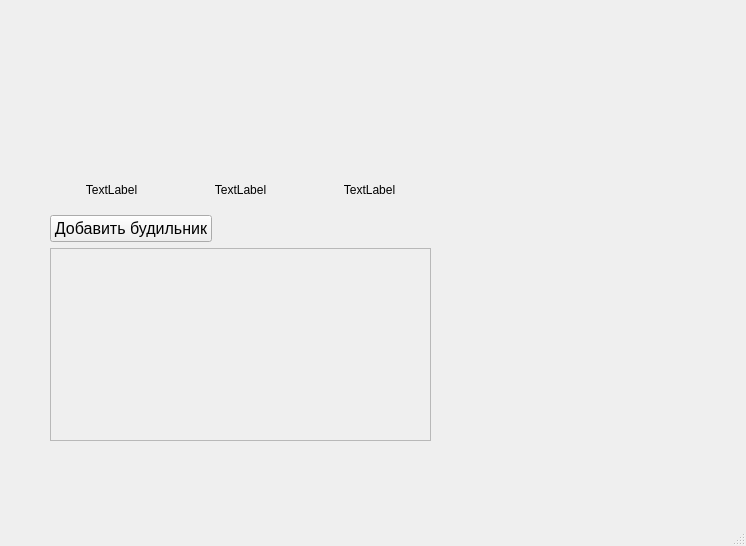
<?xml version="1.0" encoding="UTF-8"?>
<ui version="4.0">
 <class>MainWindow</class>
 <widget class="QMainWindow" name="MainWindow">
  <property name="geometry">
   <rect>
    <x>0</x>
    <y>0</y>
    <width>746</width>
    <height>546</height>
   </rect>
  </property>
  <property name="windowTitle">
   <string>MainWindow</string>
  </property>
  <widget class="QWidget" name="centralwidget">
   <widget class="QWidget" name="">
    <property name="geometry">
     <rect>
      <x>50</x>
      <y>10</y>
      <width>381</width>
      <height>431</height>
     </rect>
    </property>
    <layout class="QVBoxLayout" name="verticalLayout" stretch="4,1,1,5">
     <item>
      <widget class="QWidget" name="Wclock_dial" native="true"/>
     </item>
     <item>
      <layout class="QHBoxLayout" name="horizontalLayout_2">
       <item>
        <widget class="QLabel" name="Wlable">
         <property name="text">
          <string>TextLabel</string>
         </property>
         <property name="alignment">
          <set>Qt::AlignCenter</set>
         </property>
        </widget>
       </item>
       <item>
        <widget class="QLabel" name="Wd_h_p">
         <property name="text">
          <string>TextLabel</string>
         </property>
         <property name="alignment">
          <set>Qt::AlignCenter</set>
         </property>
        </widget>
       </item>
       <item>
        <widget class="QLabel" name="Wh_left">
         <property name="text">
          <string>TextLabel</string>
         </property>
         <property name="alignment">
          <set>Qt::AlignCenter</set>
         </property>
        </widget>
       </item>
      </layout>
     </item>
     <item>
      <layout class="QHBoxLayout" name="horizontalLayout" stretch="1,2">
       <item>
        <widget class="QPushButton" name="Wadd_alarm">
         <property name="font">
          <font>
           <pointsize>12</pointsize>
          </font>
         </property>
         <property name="text">
          <string>Добавить будильник</string>
         </property>
        </widget>
       </item>
       <item>
        <spacer name="horizontalSpacer">
         <property name="orientation">
          <enum>Qt::Horizontal</enum>
         </property>
         <property name="sizeHint" stdset="0">
          <size>
           <width>40</width>
           <height>20</height>
          </size>
         </property>
        </spacer>
       </item>
      </layout>
     </item>
     <item>
      <widget class="QScrollArea" name="Walarm">
       <property name="widgetResizable">
        <bool>true</bool>
       </property>
       <widget class="QWidget" name="scrollAreaWidgetContents">
        <property name="geometry">
         <rect>
          <x>0</x>
          <y>0</y>
          <width>377</width>
          <height>185</height>
         </rect>
        </property>
       </widget>
      </widget>
     </item>
    </layout>
   </widget>
  </widget>
  <widget class="QMenuBar" name="menuBar">
   <property name="geometry">
    <rect>
     <x>0</x>
     <y>0</y>
     <width>746</width>
     <height>21</height>
    </rect>
   </property>
  </widget>
  <widget class="QStatusBar" name="statusbar"/>
 </widget>
 <resources/>
 <connections/>
</ui>
